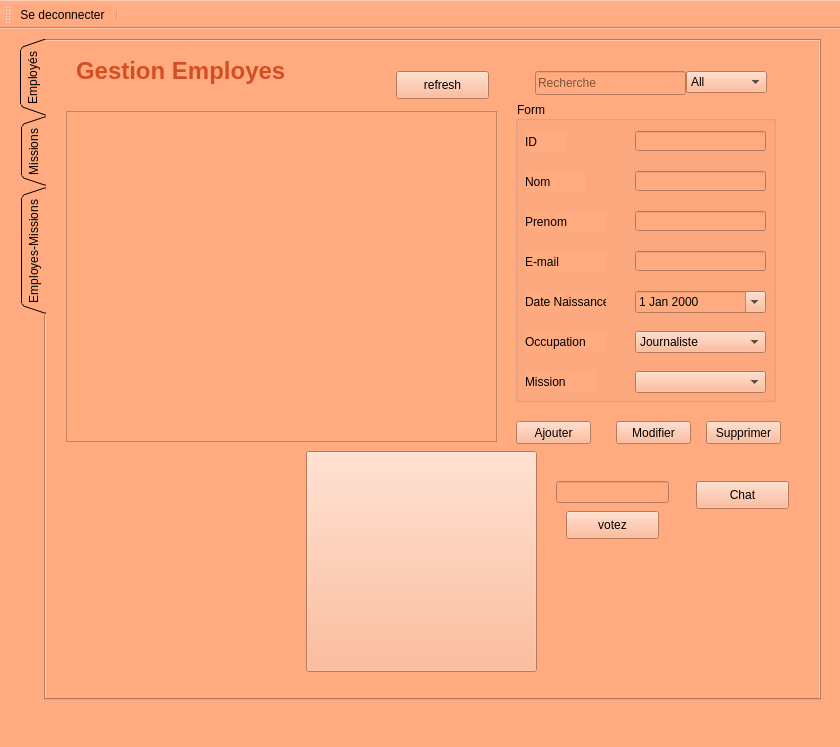
<?xml version="1.0" encoding="UTF-8"?>
<ui version="4.0">
 <class>gestion_zouhour</class>
 <widget class="QMainWindow" name="gestion_zouhour">
  <property name="geometry">
   <rect>
    <x>0</x>
    <y>0</y>
    <width>840</width>
    <height>747</height>
   </rect>
  </property>
  <property name="windowTitle">
   <string>MainWindow</string>
  </property>
  <property name="styleSheet">
   <string notr="true">background-image: url(:/res/img/hand-painted-watercolor-background-with-sky-clouds-shape_24972-1095.jpg);
background-image: url(:/new/prefix1/img/hand-painted-watercolor-background-with-sky-clouds-shape_24972-1095.jpg);
background-color: rgb(255, 170, 127);</string>
  </property>
  <widget class="QWidget" name="centralwidget">
   <widget class="QTabWidget" name="tabWidget">
    <property name="geometry">
     <rect>
      <x>20</x>
      <y>10</y>
      <width>801</width>
      <height>661</height>
     </rect>
    </property>
    <property name="styleSheet">
     <string notr="true">background-image: url(:/new/prefix1/img/hand-painted-watercolor-background-with-sky-clouds-shape_24972-1095.jpg);</string>
    </property>
    <property name="tabPosition">
     <enum>QTabWidget::West</enum>
    </property>
    <property name="tabShape">
     <enum>QTabWidget::Triangular</enum>
    </property>
    <property name="currentIndex">
     <number>0</number>
    </property>
    <widget class="QWidget" name="tab">
     <attribute name="title">
      <string>Employés</string>
     </attribute>
     <widget class="QLineEdit" name="rech_emp">
      <property name="geometry">
       <rect>
        <x>489</x>
        <y>30</y>
        <width>151</width>
        <height>24</height>
       </rect>
      </property>
      <property name="text">
       <string/>
      </property>
      <property name="placeholderText">
       <string>Recherche</string>
      </property>
      <property name="clearButtonEnabled">
       <bool>true</bool>
      </property>
     </widget>
     <widget class="QTableView" name="table_emp">
      <property name="geometry">
       <rect>
        <x>20</x>
        <y>70</y>
        <width>431</width>
        <height>331</height>
       </rect>
      </property>
      <property name="sortingEnabled">
       <bool>false</bool>
      </property>
      <attribute name="horizontalHeaderCascadingSectionResizes">
       <bool>true</bool>
      </attribute>
      <attribute name="horizontalHeaderShowSortIndicator" stdset="0">
       <bool>false</bool>
      </attribute>
      <attribute name="horizontalHeaderStretchLastSection">
       <bool>false</bool>
      </attribute>
     </widget>
     <widget class="QLabel" name="label">
      <property name="geometry">
       <rect>
        <x>30</x>
        <y>10</y>
        <width>291</width>
        <height>41</height>
       </rect>
      </property>
      <property name="text">
       <string>&lt;html&gt;&lt;head/&gt;&lt;body&gt;&lt;p&gt;&lt;span style=&quot; font-size:18pt; font-weight:600; color:#d54e21;&quot;&gt;Gestion Employes&lt;/span&gt;&lt;/p&gt;&lt;/body&gt;&lt;/html&gt;</string>
      </property>
     </widget>
     <widget class="QComboBox" name="emp_sel_col">
      <property name="geometry">
       <rect>
        <x>640</x>
        <y>30</y>
        <width>81</width>
        <height>22</height>
       </rect>
      </property>
      <item>
       <property name="text">
        <string>All</string>
       </property>
      </item>
      <item>
       <property name="text">
        <string>ID</string>
       </property>
      </item>
      <item>
       <property name="text">
        <string>Nom</string>
       </property>
      </item>
      <item>
       <property name="text">
        <string>Prenom</string>
       </property>
      </item>
      <item>
       <property name="text">
        <string>Mail</string>
       </property>
      </item>
      <item>
       <property name="text">
        <string>Naissance</string>
       </property>
      </item>
      <item>
       <property name="text">
        <string>Occupation</string>
       </property>
      </item>
     </widget>
     <widget class="QGroupBox" name="groupBox">
      <property name="geometry">
       <rect>
        <x>469</x>
        <y>60</y>
        <width>261</width>
        <height>301</height>
       </rect>
      </property>
      <property name="title">
       <string>Form</string>
      </property>
      <widget class="QLabel" name="label_5">
       <property name="geometry">
        <rect>
         <x>10</x>
         <y>190</y>
         <width>81</width>
         <height>21</height>
        </rect>
       </property>
       <property name="text">
        <string>Date Naissance</string>
       </property>
      </widget>
      <widget class="QLabel" name="label_6">
       <property name="geometry">
        <rect>
         <x>10</x>
         <y>150</y>
         <width>81</width>
         <height>21</height>
        </rect>
       </property>
       <property name="text">
        <string>E-mail</string>
       </property>
      </widget>
      <widget class="QLabel" name="label_7">
       <property name="geometry">
        <rect>
         <x>10</x>
         <y>230</y>
         <width>81</width>
         <height>21</height>
        </rect>
       </property>
       <property name="text">
        <string>Occupation</string>
       </property>
      </widget>
      <widget class="QComboBox" name="mission">
       <property name="geometry">
        <rect>
         <x>120</x>
         <y>270</y>
         <width>131</width>
         <height>22</height>
        </rect>
       </property>
      </widget>
      <widget class="QLineEdit" name="nom">
       <property name="geometry">
        <rect>
         <x>120</x>
         <y>70</y>
         <width>131</width>
         <height>20</height>
        </rect>
       </property>
      </widget>
      <widget class="QLineEdit" name="mail">
       <property name="geometry">
        <rect>
         <x>120</x>
         <y>150</y>
         <width>131</width>
         <height>20</height>
        </rect>
       </property>
      </widget>
      <widget class="QLabel" name="label_8">
       <property name="geometry">
        <rect>
         <x>10</x>
         <y>270</y>
         <width>71</width>
         <height>21</height>
        </rect>
       </property>
       <property name="text">
        <string>Mission</string>
       </property>
      </widget>
      <widget class="QLabel" name="label_3">
       <property name="geometry">
        <rect>
         <x>10</x>
         <y>110</y>
         <width>81</width>
         <height>21</height>
        </rect>
       </property>
       <property name="text">
        <string>Prenom</string>
       </property>
      </widget>
      <widget class="QLineEdit" name="id">
       <property name="geometry">
        <rect>
         <x>120</x>
         <y>30</y>
         <width>131</width>
         <height>20</height>
        </rect>
       </property>
      </widget>
      <widget class="QLabel" name="label_2">
       <property name="geometry">
        <rect>
         <x>10</x>
         <y>30</y>
         <width>41</width>
         <height>21</height>
        </rect>
       </property>
       <property name="text">
        <string>ID</string>
       </property>
      </widget>
      <widget class="QComboBox" name="occupation">
       <property name="geometry">
        <rect>
         <x>120</x>
         <y>230</y>
         <width>131</width>
         <height>22</height>
        </rect>
       </property>
       <item>
        <property name="text">
         <string>Journaliste</string>
        </property>
       </item>
       <item>
        <property name="text">
         <string>Agent</string>
        </property>
       </item>
       <item>
        <property name="text">
         <string>Admin</string>
        </property>
       </item>
       <item>
        <property name="text">
         <string> Ecrivain</string>
        </property>
       </item>
      </widget>
      <widget class="QDateEdit" name="naissance">
       <property name="geometry">
        <rect>
         <x>120</x>
         <y>190</y>
         <width>131</width>
         <height>22</height>
        </rect>
       </property>
       <property name="calendarPopup">
        <bool>true</bool>
       </property>
      </widget>
      <widget class="QLabel" name="label_10">
       <property name="geometry">
        <rect>
         <x>10</x>
         <y>70</y>
         <width>61</width>
         <height>21</height>
        </rect>
       </property>
       <property name="text">
        <string>Nom</string>
       </property>
      </widget>
      <widget class="QLineEdit" name="prenom">
       <property name="geometry">
        <rect>
         <x>120</x>
         <y>110</y>
         <width>131</width>
         <height>20</height>
        </rect>
       </property>
      </widget>
     </widget>
     <widget class="QPushButton" name="actionadd_emp">
      <property name="geometry">
       <rect>
        <x>470</x>
        <y>380</y>
        <width>75</width>
        <height>23</height>
       </rect>
      </property>
      <property name="text">
       <string>Ajouter</string>
      </property>
     </widget>
     <widget class="QPushButton" name="modif_emp">
      <property name="geometry">
       <rect>
        <x>570</x>
        <y>380</y>
        <width>75</width>
        <height>23</height>
       </rect>
      </property>
      <property name="text">
       <string>Modifier</string>
      </property>
     </widget>
     <widget class="QPushButton" name="actiondelete_emp">
      <property name="geometry">
       <rect>
        <x>660</x>
        <y>380</y>
        <width>75</width>
        <height>23</height>
       </rect>
      </property>
      <property name="text">
       <string>Supprimer</string>
      </property>
     </widget>
     <widget class="QPushButton" name="stat_emp">
      <property name="geometry">
       <rect>
        <x>260</x>
        <y>410</y>
        <width>231</width>
        <height>221</height>
       </rect>
      </property>
      <property name="styleSheet">
       <string notr="true">background-image: url(:/new/prefix1/img/statti.png);</string>
      </property>
      <property name="text">
       <string/>
      </property>
     </widget>
     <widget class="QPushButton" name="pushButton">
      <property name="geometry">
       <rect>
        <x>650</x>
        <y>440</y>
        <width>93</width>
        <height>28</height>
       </rect>
      </property>
      <property name="text">
       <string>Chat</string>
      </property>
     </widget>
     <widget class="QLineEdit" name="nbetoile">
      <property name="geometry">
       <rect>
        <x>510</x>
        <y>440</y>
        <width>113</width>
        <height>22</height>
       </rect>
      </property>
     </widget>
     <widget class="QPushButton" name="pushButton_2">
      <property name="geometry">
       <rect>
        <x>520</x>
        <y>470</y>
        <width>93</width>
        <height>28</height>
       </rect>
      </property>
      <property name="text">
       <string>votez</string>
      </property>
     </widget>
     <widget class="QPushButton" name="pushButton_3">
      <property name="geometry">
       <rect>
        <x>350</x>
        <y>30</y>
        <width>93</width>
        <height>28</height>
       </rect>
      </property>
      <property name="text">
       <string>refresh</string>
      </property>
     </widget>
    </widget>
    <widget class="QWidget" name="tab_2">
     <attribute name="title">
      <string>Missions</string>
     </attribute>
     <widget class="QTableView" name="table_mission">
      <property name="geometry">
       <rect>
        <x>10</x>
        <y>70</y>
        <width>451</width>
        <height>361</height>
       </rect>
      </property>
      <property name="selectionMode">
       <enum>QAbstractItemView::ExtendedSelection</enum>
      </property>
      <property name="sortingEnabled">
       <bool>true</bool>
      </property>
      <attribute name="horizontalHeaderShowSortIndicator" stdset="0">
       <bool>true</bool>
      </attribute>
     </widget>
     <widget class="QLabel" name="label_4">
      <property name="geometry">
       <rect>
        <x>40</x>
        <y>10</y>
        <width>281</width>
        <height>41</height>
       </rect>
      </property>
      <property name="text">
       <string>&lt;html&gt;&lt;head/&gt;&lt;body&gt;&lt;p&gt;&lt;span style=&quot; font-size:18pt; font-weight:600; color:#d54e21;&quot;&gt;Gestion missions&lt;/span&gt;&lt;/p&gt;&lt;/body&gt;&lt;/html&gt;</string>
      </property>
     </widget>
     <widget class="QLineEdit" name="rech_mission">
      <property name="geometry">
       <rect>
        <x>480</x>
        <y>30</y>
        <width>141</width>
        <height>24</height>
       </rect>
      </property>
      <property name="placeholderText">
       <string>Recherche</string>
      </property>
      <property name="clearButtonEnabled">
       <bool>true</bool>
      </property>
     </widget>
     <widget class="QComboBox" name="mission_sel_col">
      <property name="geometry">
       <rect>
        <x>630</x>
        <y>30</y>
        <width>81</width>
        <height>22</height>
       </rect>
      </property>
      <item>
       <property name="text">
        <string>All</string>
       </property>
      </item>
      <item>
       <property name="text">
        <string>ID</string>
       </property>
      </item>
      <item>
       <property name="text">
        <string>Type</string>
       </property>
      </item>
      <item>
       <property name="text">
        <string>Description</string>
       </property>
      </item>
     </widget>
     <widget class="QGroupBox" name="groupBox_2">
      <property name="geometry">
       <rect>
        <x>480</x>
        <y>70</y>
        <width>241</width>
        <height>291</height>
       </rect>
      </property>
      <property name="title">
       <string>Form</string>
      </property>
      <widget class="QLabel" name="label_9">
       <property name="geometry">
        <rect>
         <x>10</x>
         <y>30</y>
         <width>41</width>
         <height>21</height>
        </rect>
       </property>
       <property name="text">
        <string>ID</string>
       </property>
      </widget>
      <widget class="QLabel" name="label_11">
       <property name="geometry">
        <rect>
         <x>10</x>
         <y>110</y>
         <width>121</width>
         <height>21</height>
        </rect>
       </property>
       <property name="text">
        <string>Description</string>
       </property>
      </widget>
      <widget class="QLabel" name="label_12">
       <property name="geometry">
        <rect>
         <x>10</x>
         <y>70</y>
         <width>51</width>
         <height>21</height>
        </rect>
       </property>
       <property name="text">
        <string>Type</string>
       </property>
      </widget>
      <widget class="QLineEdit" name="type">
       <property name="geometry">
        <rect>
         <x>80</x>
         <y>70</y>
         <width>131</width>
         <height>20</height>
        </rect>
       </property>
      </widget>
      <widget class="QTextEdit" name="description">
       <property name="geometry">
        <rect>
         <x>10</x>
         <y>140</y>
         <width>201</width>
         <height>131</height>
        </rect>
       </property>
      </widget>
      <widget class="QLineEdit" name="id2">
       <property name="geometry">
        <rect>
         <x>80</x>
         <y>30</y>
         <width>131</width>
         <height>20</height>
        </rect>
       </property>
      </widget>
     </widget>
     <widget class="QPushButton" name="actionadd_mission">
      <property name="geometry">
       <rect>
        <x>480</x>
        <y>370</y>
        <width>75</width>
        <height>23</height>
       </rect>
      </property>
      <property name="text">
       <string>ajouter</string>
      </property>
     </widget>
     <widget class="QPushButton" name="modif_mission">
      <property name="geometry">
       <rect>
        <x>560</x>
        <y>370</y>
        <width>75</width>
        <height>23</height>
       </rect>
      </property>
      <property name="text">
       <string>modifier</string>
      </property>
     </widget>
     <widget class="QPushButton" name="actiondelete_mission">
      <property name="geometry">
       <rect>
        <x>640</x>
        <y>370</y>
        <width>75</width>
        <height>23</height>
       </rect>
      </property>
      <property name="text">
       <string>supprimer</string>
      </property>
     </widget>
    </widget>
    <widget class="QWidget" name="tab_3">
     <attribute name="title">
      <string>Employes-Missions</string>
     </attribute>
     <widget class="QLabel" name="label_13">
      <property name="geometry">
       <rect>
        <x>50</x>
        <y>20</y>
        <width>431</width>
        <height>41</height>
       </rect>
      </property>
      <property name="text">
       <string>&lt;html&gt;&lt;head/&gt;&lt;body&gt;&lt;p&gt;&lt;span style=&quot; font-size:18pt; font-weight:600; color:#d54e21;&quot;&gt;Gestion Employes-Missions&lt;/span&gt;&lt;/p&gt;&lt;/body&gt;&lt;/html&gt;</string>
      </property>
     </widget>
     <widget class="QTableView" name="table_em">
      <property name="geometry">
       <rect>
        <x>10</x>
        <y>80</y>
        <width>461</width>
        <height>361</height>
       </rect>
      </property>
      <property name="selectionMode">
       <enum>QAbstractItemView::ExtendedSelection</enum>
      </property>
      <property name="sortingEnabled">
       <bool>true</bool>
      </property>
      <attribute name="horizontalHeaderShowSortIndicator" stdset="0">
       <bool>true</bool>
      </attribute>
     </widget>
     <widget class="QGroupBox" name="groupBox_3">
      <property name="geometry">
       <rect>
        <x>500</x>
        <y>90</y>
        <width>261</width>
        <height>301</height>
       </rect>
      </property>
      <property name="title">
       <string>Form</string>
      </property>
      <widget class="QLabel" name="label_14">
       <property name="geometry">
        <rect>
         <x>10</x>
         <y>240</y>
         <width>91</width>
         <height>21</height>
        </rect>
       </property>
       <property name="text">
        <string>id employesn°2</string>
       </property>
      </widget>
      <widget class="QLabel" name="label_15">
       <property name="geometry">
        <rect>
         <x>10</x>
         <y>170</y>
         <width>91</width>
         <height>21</height>
        </rect>
       </property>
       <property name="text">
        <string>id employesn°1</string>
       </property>
      </widget>
      <widget class="QLineEdit" name="nom_em">
       <property name="geometry">
        <rect>
         <x>120</x>
         <y>70</y>
         <width>131</width>
         <height>20</height>
        </rect>
       </property>
      </widget>
      <widget class="QLineEdit" name="idmeml">
       <property name="geometry">
        <rect>
         <x>120</x>
         <y>140</y>
         <width>131</width>
         <height>20</height>
        </rect>
       </property>
      </widget>
      <widget class="QLabel" name="label_18">
       <property name="geometry">
        <rect>
         <x>10</x>
         <y>110</y>
         <width>81</width>
         <height>21</height>
        </rect>
       </property>
       <property name="text">
        <string>id mission</string>
       </property>
      </widget>
      <widget class="QLineEdit" name="id_em">
       <property name="geometry">
        <rect>
         <x>120</x>
         <y>30</y>
         <width>131</width>
         <height>20</height>
        </rect>
       </property>
      </widget>
      <widget class="QLabel" name="label_19">
       <property name="geometry">
        <rect>
         <x>10</x>
         <y>30</y>
         <width>41</width>
         <height>21</height>
        </rect>
       </property>
       <property name="text">
        <string>ID</string>
       </property>
      </widget>
      <widget class="QLabel" name="label_20">
       <property name="geometry">
        <rect>
         <x>10</x>
         <y>70</y>
         <width>61</width>
         <height>21</height>
        </rect>
       </property>
       <property name="text">
        <string>Nom</string>
       </property>
      </widget>
      <widget class="QComboBox" name="ide2em">
       <property name="geometry">
        <rect>
         <x>120</x>
         <y>240</y>
         <width>131</width>
         <height>22</height>
        </rect>
       </property>
      </widget>
      <widget class="QLineEdit" name="ideeml">
       <property name="geometry">
        <rect>
         <x>122</x>
         <y>200</y>
         <width>121</width>
         <height>22</height>
        </rect>
       </property>
      </widget>
      <widget class="QLineEdit" name="ideeml2">
       <property name="geometry">
        <rect>
         <x>120</x>
         <y>270</y>
         <width>121</width>
         <height>22</height>
        </rect>
       </property>
      </widget>
      <widget class="QComboBox" name="ide2em_2">
       <property name="geometry">
        <rect>
         <x>120</x>
         <y>170</y>
         <width>131</width>
         <height>22</height>
        </rect>
       </property>
      </widget>
      <widget class="QComboBox" name="idmem">
       <property name="geometry">
        <rect>
         <x>120</x>
         <y>100</y>
         <width>131</width>
         <height>22</height>
        </rect>
       </property>
      </widget>
     </widget>
     <widget class="QPushButton" name="supprimerem">
      <property name="geometry">
       <rect>
        <x>690</x>
        <y>410</y>
        <width>75</width>
        <height>23</height>
       </rect>
      </property>
      <property name="text">
       <string>Supprimer</string>
      </property>
     </widget>
     <widget class="QPushButton" name="modifem">
      <property name="geometry">
       <rect>
        <x>600</x>
        <y>410</y>
        <width>75</width>
        <height>23</height>
       </rect>
      </property>
      <property name="text">
       <string>Modifier</string>
      </property>
     </widget>
     <widget class="QPushButton" name="ajouterem">
      <property name="geometry">
       <rect>
        <x>500</x>
        <y>410</y>
        <width>75</width>
        <height>23</height>
       </rect>
      </property>
      <property name="text">
       <string>Ajouter</string>
      </property>
     </widget>
    </widget>
   </widget>
  </widget>
  <widget class="QMenuBar" name="menubar">
   <property name="geometry">
    <rect>
     <x>0</x>
     <y>0</y>
     <width>840</width>
     <height>26</height>
    </rect>
   </property>
  </widget>
  <widget class="QStatusBar" name="statusbar"/>
  <widget class="QToolBar" name="toolBar">
   <property name="windowTitle">
    <string>toolBar</string>
   </property>
   <attribute name="toolBarArea">
    <enum>TopToolBarArea</enum>
   </attribute>
   <attribute name="toolBarBreak">
    <bool>false</bool>
   </attribute>
   <addaction name="actiondeconnecter"/>
   <addaction name="separator"/>
  </widget>
  <action name="actiondeconnecter">
   <property name="icon">
    <iconset>
     <normaloff>img/Windows-Log-Off-icon.png</normaloff>
     <normalon>:/new/prefix1/img/Windows-Log-Off-icon.png</normalon>img/Windows-Log-Off-icon.png</iconset>
   </property>
   <property name="text">
    <string>Se deconnecter</string>
   </property>
   <property name="toolTip">
    <string>deconnecter</string>
   </property>
   <property name="shortcut">
    <string>Ctrl+O</string>
   </property>
  </action>
 </widget>
 <resources/>
 <connections/>
</ui>
